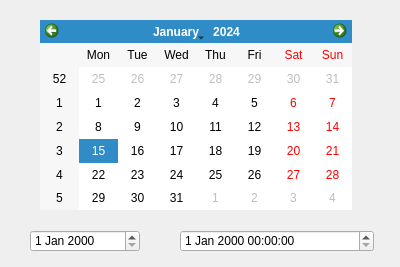
<?xml version="1.0" encoding="UTF-8"?>
<ui version="4.0">
 <class>Dias</class>
 <widget class="QDialog" name="Dias">
  <property name="geometry">
   <rect>
    <x>0</x>
    <y>0</y>
    <width>400</width>
    <height>267</height>
   </rect>
  </property>
  <property name="windowTitle">
   <string>Dialog</string>
  </property>
  <property name="styleSheet">
   <string notr="true">#Dias{ 
background-image: url(://matass.png)
}
</string>
  </property>
  <widget class="QCalendarWidget" name="calendarWidget">
   <property name="geometry">
    <rect>
     <x>40</x>
     <y>20</y>
     <width>312</width>
     <height>190</height>
    </rect>
   </property>
  </widget>
  <widget class="QDateEdit" name="dateEdit">
   <property name="geometry">
    <rect>
     <x>30</x>
     <y>230</y>
     <width>110</width>
     <height>22</height>
    </rect>
   </property>
  </widget>
  <widget class="QDateTimeEdit" name="dateTimeEdit">
   <property name="geometry">
    <rect>
     <x>180</x>
     <y>230</y>
     <width>194</width>
     <height>22</height>
    </rect>
   </property>
  </widget>
 </widget>
 <resources/>
 <connections/>
</ui>
